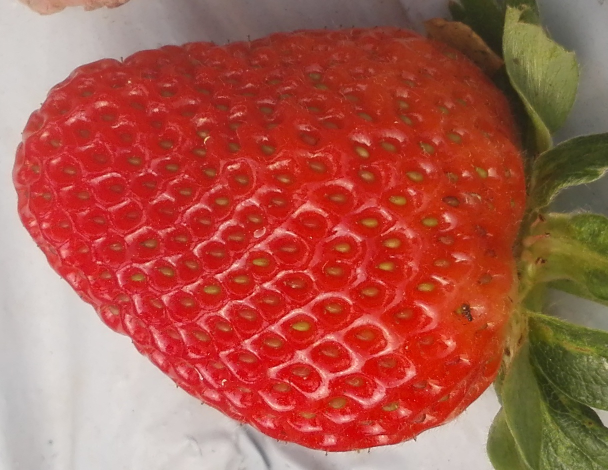
#> input picture dataset/strawberry/Ripe/fresa_006.jpg, 1215 x 940 px (shown at 1/2 size); its folder holds only this picture in this run
$ python data_preprocessing_Pixel.py   (older library calls are emulated)
#> lines starting #> are read from the running program, lines starting #| are printed output that depends on the picture; long printed decimals are rounded
"""
Data Preprocessing Tools - Pixel Normalization
Chuẩn hóa giá trị pixel cho ảnh dâu tây
"""

import cv2
import numpy as np
import os
from pathlib import Path
import matplotlib.pyplot as plt
from typing import Tuple, Optional


def rescaling(image):
    """
    Rescaling: Chia giá trị pixel cho 255 để đưa về khoảng [0, 1]

    Args:
        image: Ảnh đầu vào (numpy array) với giá trị pixel từ 0-255

    Returns:
        Ảnh đã được rescale về khoảng [0, 1]
    """
    return image.astype(np.float32) / 255.0


# [28 lines left out: function standardization, not called in this run]


def imagenet_standardization(image):
    """
    Standardization theo ImageNet (phổ biến cho transfer learning)

    ImageNet mean (RGB): [0.485, 0.456, 0.406]
    ImageNet std (RGB): [0.229, 0.224, 0.225]

    Args:
        image: Ảnh đầu vào BGR (từ cv2.imread)

    Returns:
        Ảnh đã được standardize theo chuẩn ImageNet
    """
    # Chuyển BGR sang RGB
    img_rgb = cv2.cvtColor(image, cv2.COLOR_BGR2RGB)

    # Rescale về [0, 1]
    img_float = img_rgb.astype(np.float32) / 255.0

    # ImageNet mean và std (RGB)
    imagenet_mean = np.array([0.485, 0.456, 0.406])
    imagenet_std = np.array([0.229, 0.224, 0.225])

    # Standardization
    standardized = (img_float - imagenet_mean) / imagenet_std

    return standardized


def process_image_normalization(image_path, method='rescaling',
                                imagenet_stats=False):
    """
    Xử lý một ảnh với phương pháp chuẩn hóa được chọn

    Args:
        image_path: Đường dẫn đến ảnh
        method: 'rescaling' hoặc 'standardization'
        imagenet_stats: Nếu True, dùng ImageNet mean/std

    Returns:
        Ảnh gốc, ảnh đã chuẩn hóa, thông tin thống kê
    """
    # Đọc ảnh
    image = cv2.imread(str(image_path))

    if image is None:
        raise ValueError(f"Không thể đọc ảnh: {image_path}")

    stats = {}

    if method == 'rescaling':
        normalized = rescaling(image)
        stats['method'] = 'Rescaling: X / 255'
        stats['range'] = f"[{normalized.min():.4f}, {normalized.max():.4f}]"
        stats['mean'] = normalized.mean()
        stats['std'] = normalized.std()

    elif method == 'standardization':
        if imagenet_stats:
            normalized = imagenet_standardization(image)
            stats['method'] = 'ImageNet Standardization'
            stats['mean'] = 'ImageNet: [0.485, 0.456, 0.406]'
            stats['std'] = 'ImageNet: [0.229, 0.224, 0.225]'
        else:
            normalized, mean, std = standardization(image)
            stats['method'] = 'Standardization: (X - μ) / σ'
            stats['mean'] = mean.flatten()
            stats['std'] = std.flatten()

        stats['range'] = f"[{normalized.min():.4f}, {normalized.max():.4f}]"

    else:
        raise ValueError(f"Phương pháp không hợp lệ: {method}")

    return image, normalized, stats


def batch_normalize_dataset(input_dir, output_dir, method='rescaling',
                            imagenet_stats=False, save_as_npy=True):
    """
    Chuẩn hóa toàn bộ dataset và lưu kết quả

    Args:
        input_dir: Thư mục chứa ảnh gốc
        output_dir: Thư mục lưu ảnh đã chuẩn hóa
        method: 'rescaling' hoặc 'standardization'
        imagenet_stats: Dùng ImageNet statistics (cho transfer learning)
        save_as_npy: Lưu dưới dạng .npy (True) hoặc ảnh PNG (False)
    """
    # Tạo thư mục output
    output_path = Path(output_dir)
    output_path.mkdir(parents=True, exist_ok=True)

    # Lấy danh sách ảnh
    image_extensions = {'.jpg', '.jpeg', '.png', '.bmp', '.webp'}
    input_path = Path(input_dir)

    if not input_path.exists():
        print(f"❌ Thư mục không tồn tại: {input_dir}")
        return

    image_files = [f for f in input_path.iterdir()
                   if f.suffix.lower() in image_extensions]

    if not image_files:
        print(f"❌ Không tìm thấy ảnh nào trong: {input_dir}")
        return

    print(f"📂 Tìm thấy {len(image_files)} ảnh")
    print(f"🎯 Phương pháp: {method.upper()}")
    if method == 'standardization' and imagenet_stats:
        print(f"📊 Sử dụng ImageNet statistics")
    print("─" * 60)

    processed_count = 0
    all_normalized = []

    for idx, image_file in enumerate(image_files, 1):
        try:
            original, normalized, stats = process_image_normalization(
                image_file, method, imagenet_stats
            )

            if save_as_npy:
                # Lưu dưới dạng numpy array
                output_file = output_path / f"{image_file.stem}.npy"
                np.save(output_file, normalized)
            else:
                # Denormalize và lưu dưới dạng ảnh PNG
                if method == 'rescaling':
                    # Nhân với 255 và convert về uint8
                    denorm = (normalized * 255).astype(np.uint8)
                else:
                    # Với standardization, cần scale lại về [0, 255]
                    denorm = cv2.normalize(normalized, None, 0, 255,
                                          cv2.NORM_MINMAX, cv2.CV_8U)

                output_file = output_path / f"{image_file.stem}.png"
                cv2.imwrite(str(output_file), denorm)

            all_normalized.append(normalized)
            processed_count += 1

            print(f"✅ [{idx}/{len(image_files)}] {image_file.name}")

        except Exception as e:
            print(f"❌ Lỗi khi xử lý {image_file.name}: {str(e)}")

    print("─" * 60)
    print(f"✨ Hoàn thành! Đã xử lý {processed_count}/{len(image_files)} ảnh")
    print(f"📁 Kết quả lưu tại: {output_dir}")

    # Tính statistics cho toàn bộ dataset
    if all_normalized:
        dataset_stats = calculate_dataset_statistics(all_normalized)
        print("\n📊 Thống kê toàn bộ dataset:")
        print(f"   Mean: {dataset_stats['mean']}")
        print(f"   Std: {dataset_stats['std']}")
        print(f"   Min: {dataset_stats['min']:.4f}")
        print(f"   Max: {dataset_stats['max']:.4f}")

        # Lưu statistics
        stats_file = output_path / "dataset_statistics.npz"
        np.savez(stats_file,
                mean=dataset_stats['mean'],
                std=dataset_stats['std'],
                min=dataset_stats['min'],
                max=dataset_stats['max'])
        print(f"💾 Statistics đã lưu: {stats_file.name}")


def calculate_dataset_statistics(images):
    """
    Tính statistics cho toàn bộ dataset
    """
    # Stack tất cả ảnh
    stacked = np.stack(images, axis=0)

    return {
        'mean': np.mean(stacked, axis=(0, 1, 2)),
        'std': np.std(stacked, axis=(0, 1, 2)),
        'min': np.min(stacked),
        'max': np.max(stacked)
    }


# [91 lines left out: function visualize_normalization, not called in this run]


if __name__ == "__main__":
    # Ví dụ 1: Visualize một ảnh với các phương pháp chuẩn hóa
    print("=" * 60)
    print("VÍ DỤ 1: VISUALIZE CÁC PHƯƠNG PHÁP CHUẨN HÓA")
    print("=" * 60)

    # Thay đổi đường dẫn này thành ảnh bạn muốn test
    sample_image = "./dataset/strawberry/Ripe/image_001.jpg"

    if Path(sample_image).exists():
        visualize_normalization(sample_image, save_plot=True)
    else:
        print(f"⚠️ File không tồn tại: {sample_image}")
        print("   Vui lòng cập nhật đường dẫn trong code")

    print("\n")

    # Ví dụ 2: Xử lý toàn bộ dataset với Rescaling
    print("=" * 60)
    print("VÍ DỤ 2: XỬ LÝ DATASET VỚI RESCALING")
    print("=" * 60)

    batch_normalize_dataset(
        input_dir="./dataset/strawberry/Ripe",
        output_dir="./dataset/strawberry/Ripe_rescaled",
        method='rescaling',
        save_as_npy=True  # Lưu dưới dạng .npy để dùng cho training
    )
#> in process_image_normalization, image is the input picture: shape (940, 1215, 3); mean B, G, R 74.7, 88.9, 171.8
#> in batch_normalize_dataset, `original, normalized, stats = process_image_normalization( image_file,..`: stats = {'method': 'Rescaling: X / 255', 'range': '[0.0000, 1.0000]', 'mean': 0.438, 'std': 0.288}
#> in batch_normalize_dataset, `dataset_stats = calculate_dataset_statistics(all_normalized)`: dataset_stats = {'mean': [0.294, 0.349, 0.673], 'std': [0.265, 0.25, 0.178], 'min': 0, 'max': 1}
#|    Mean: [0.2936 0.3493 0.6732  ]
#|    Std: [0.2652 0.2496 0.178 ]
#|    Min: 0.0000
#|    Max: 1.0000

    print("\n")

    # Ví dụ 3: Xử lý với ImageNet Standardization (cho transfer learning)
    print("=" * 60)
    print("VÍ DỤ 3: XỬ LÝ VỚI IMAGENET STANDARDIZATION")
    print("=" * 60)

    batch_normalize_dataset(
        input_dir="./dataset/strawberry/Ripe",
        output_dir="./dataset/strawberry/Ripe_imagenet_std",
        method='standardization',
        imagenet_stats=True,  # Quan trọng cho transfer learning
        save_as_npy=True
    )
#> in imagenet_standardization, `standardized = (img_float - imagenet_mean) / imagenet_std`:
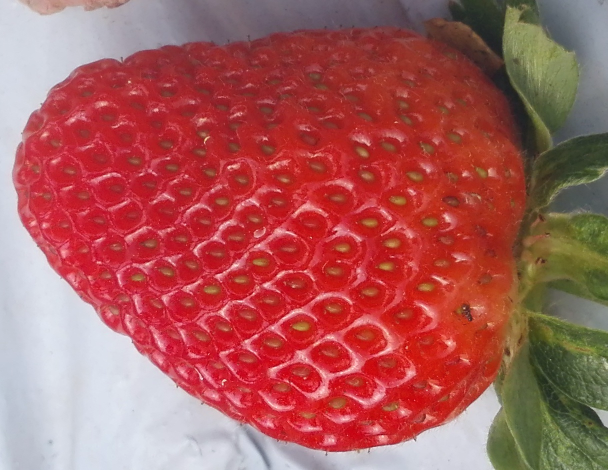
#> standardized: shape (940, 1215, 3) float64 (shown at 1/2 size); mean R, G, B 0.823, -0.479, -0.502; drawn with min black and max white
#|    Mean: [ 0.8235 -0.479 -0.5024 ]
#|    Std: [0.7774 1.115 1.178 ]
#|    Min: -2.0357
#|    Max: 2.2489
